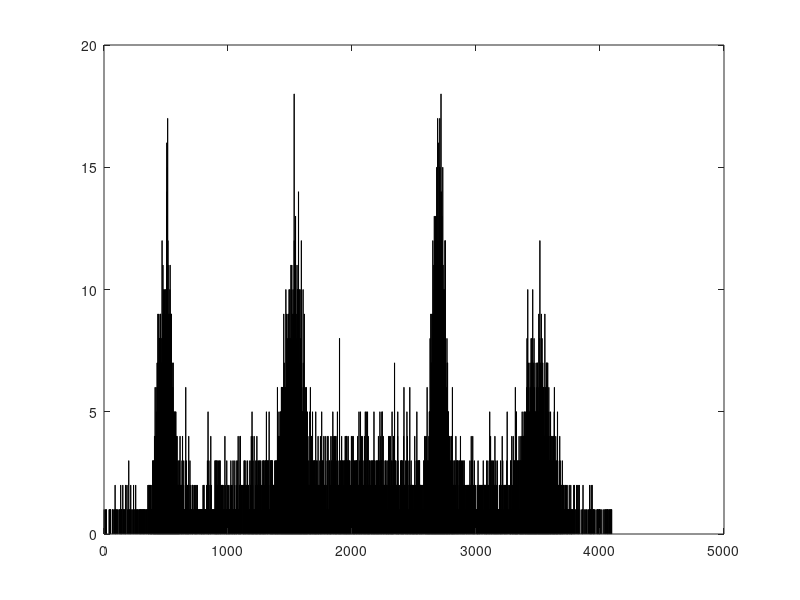

Source code (MATLAB):

N=2^13;

M1 = 50*randn(1,N/8);
M1 = M1+ 500;

M2 = 60*randn(1,N/8);
M2 = M2+ 1524;

M3 = 100*randn(1,N/8);
M3 = M3+ 3500;

M4 = 40*randn(1,N/8);
M4 = M4+ 2700;

M5 = 1000*randn(1,N/2);
M5 = M5+2^11;

s = [ M1 M2 M3 M4 M5];

s(s<0 | s>4095)=[];
hist(s,4096);

f = fopen('hist.dat','w');
for i=1:numel(s)
    fprintf(f,'%.0f\n',s(i));
end
fclose(f);